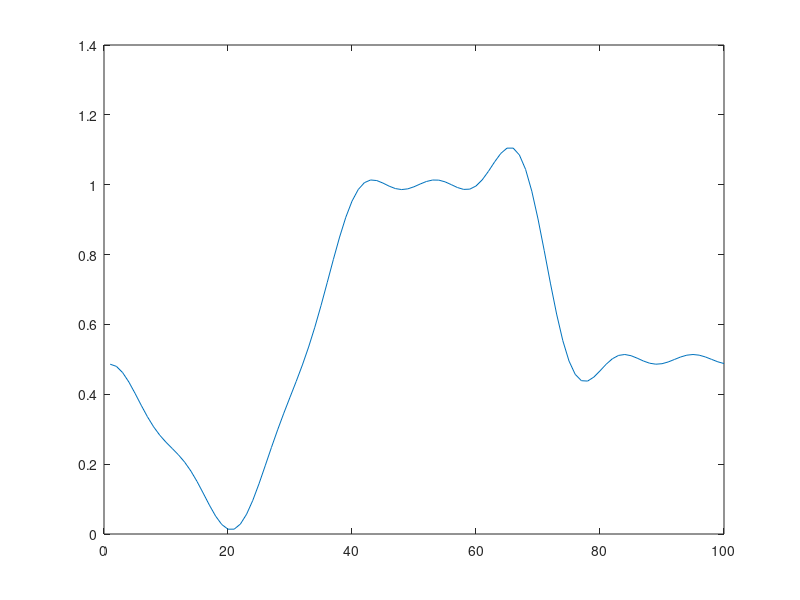
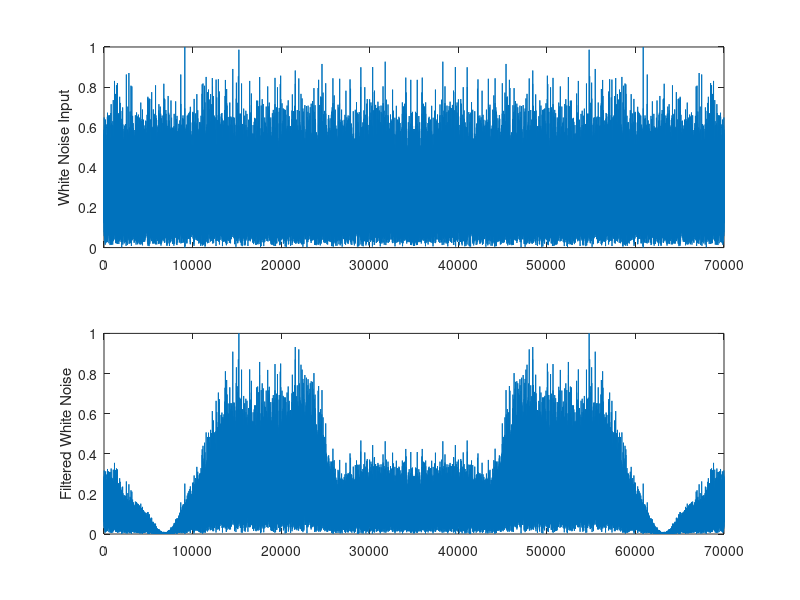
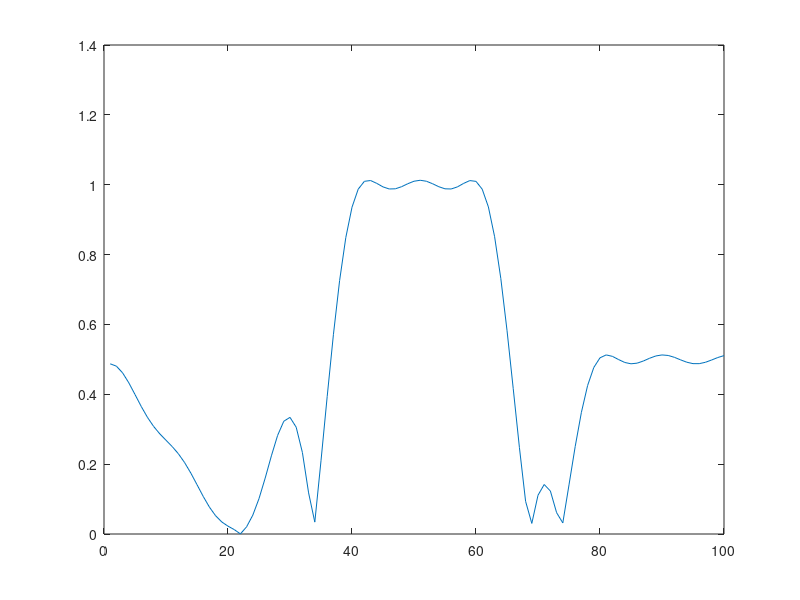

MATLAB code to generate these figures, in order:
% example using REMEZ for multipass filter
mag = [0.5 0.0 1.0 1.0 0.5 0.5]
fpts = [0 0.2 0.4 0.6 0.8 1.0]
h = remez(30, fpts, mag);
length(h)
[H,w]= freqz(h,1,100);
figure(1)
plot(abs(H))

%now let's try to filter a signal with this filter design impulse reponse h
%Create a random noise input signal x[n]
x = randn(70000,1);
X = fft(x);
%linear plot the input signals frequency response before filtering
figure(2)
subplot(2,1,1)
plot((abs(X)/max(abs(X))));
ylabel('White Noise Input')
% now filter the signal with this multiband LPF filter h, and plot linear
y = filter(h, 1, x);
Y = fft(y);
subplot(2,1,2)
plot((abs(Y)/max(abs(Y))));
ylabel('Filtered White Noise')

% Flaky example using REMEZ for multipass filter
mag = [0.5 0.0 1.0 1.0 0.5 0.5]
fpts = [0 0.2 0.4 0.6 0.8 1.0]
h = remez(32, fpts, mag);
[H,w]= freqz(h,1,100);
figure(3)
plot(abs(H))
